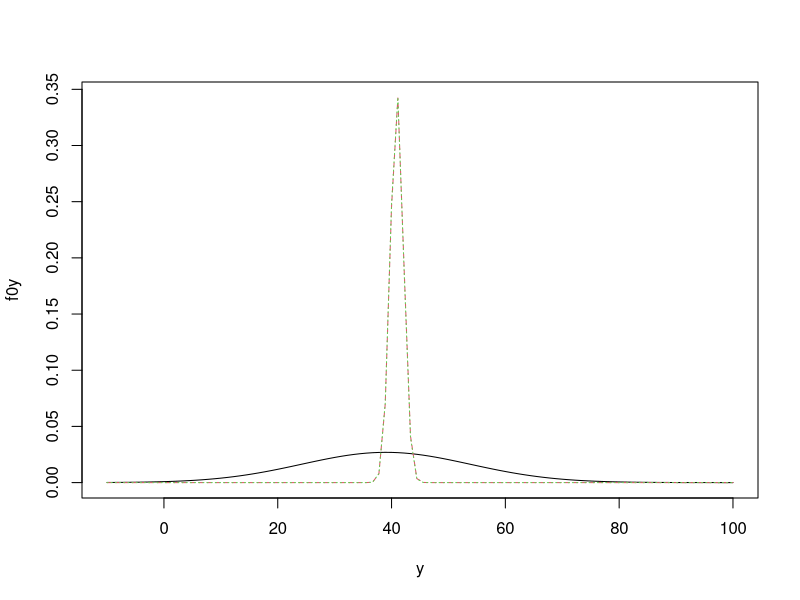
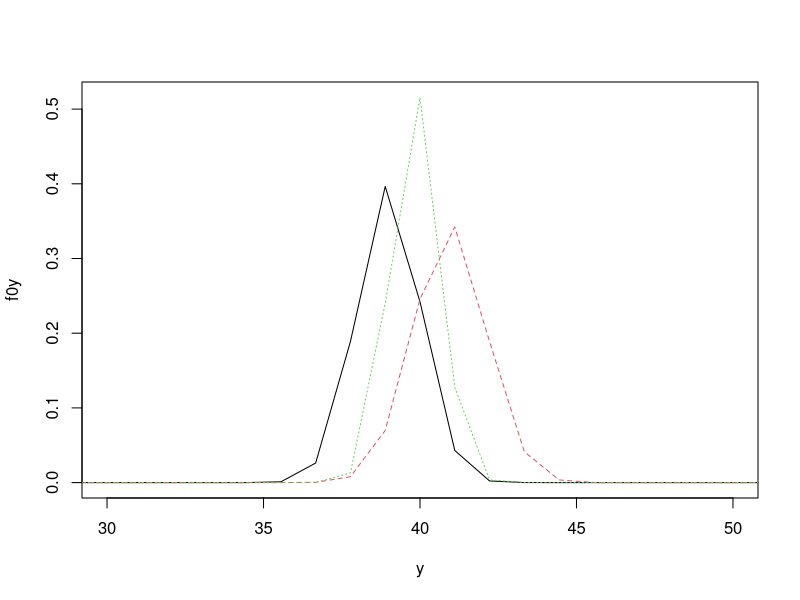
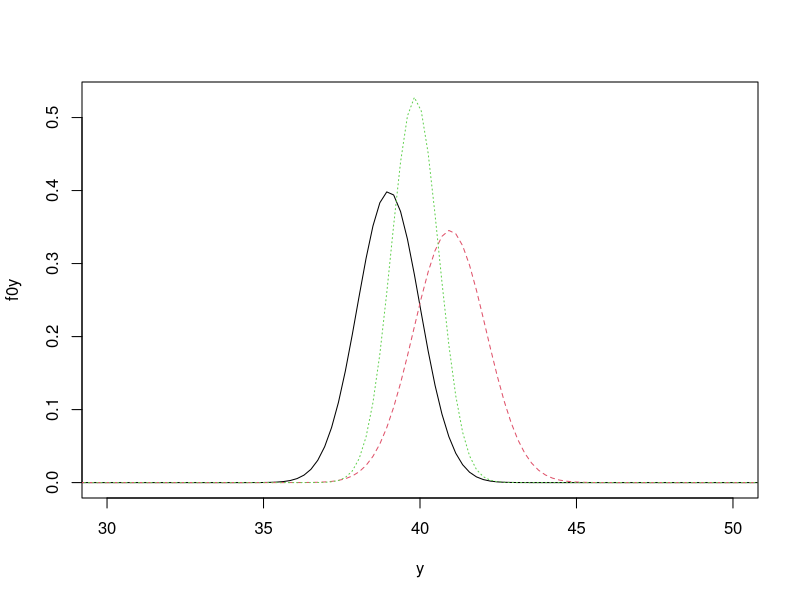
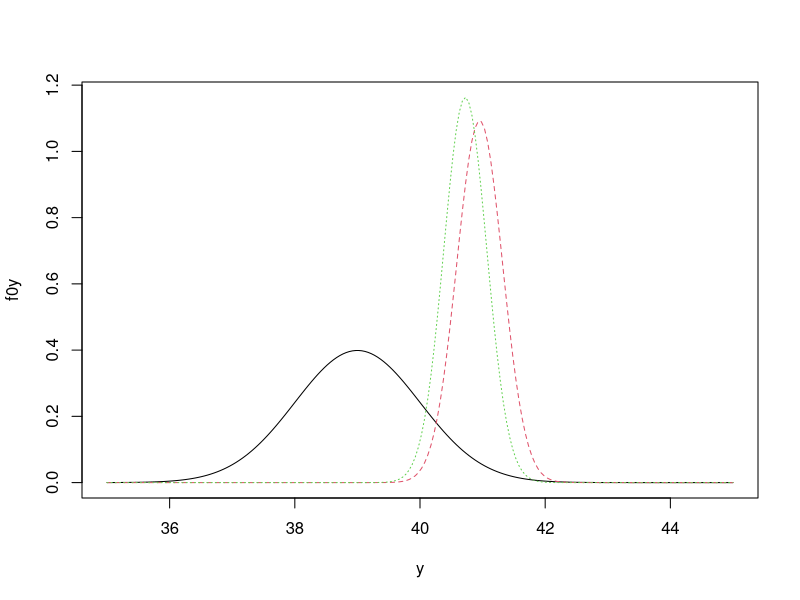
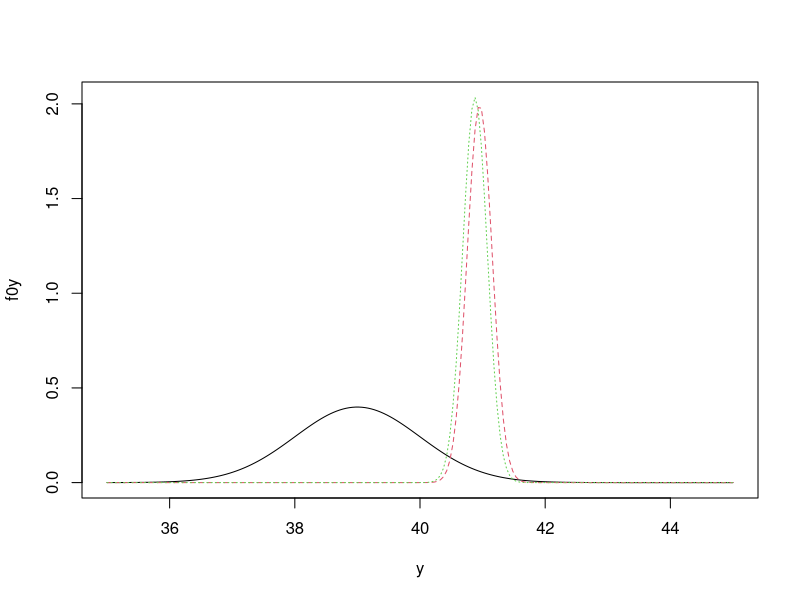
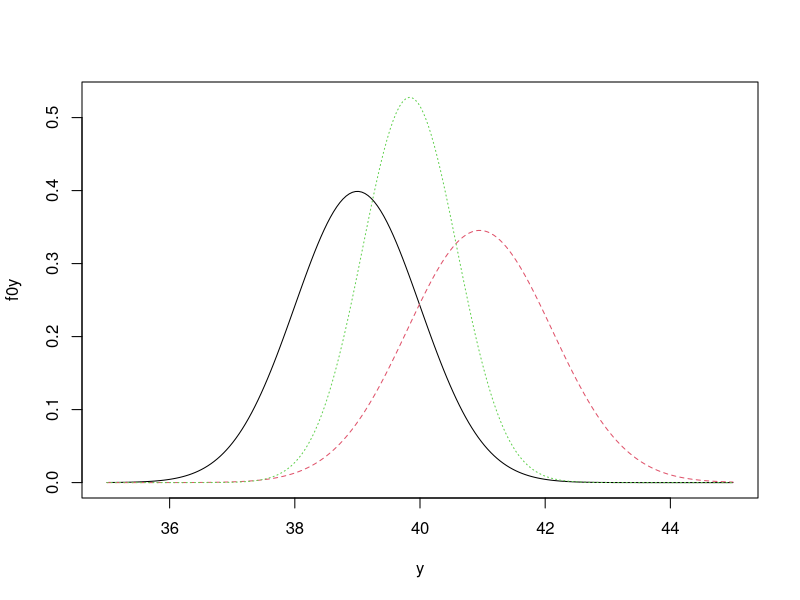
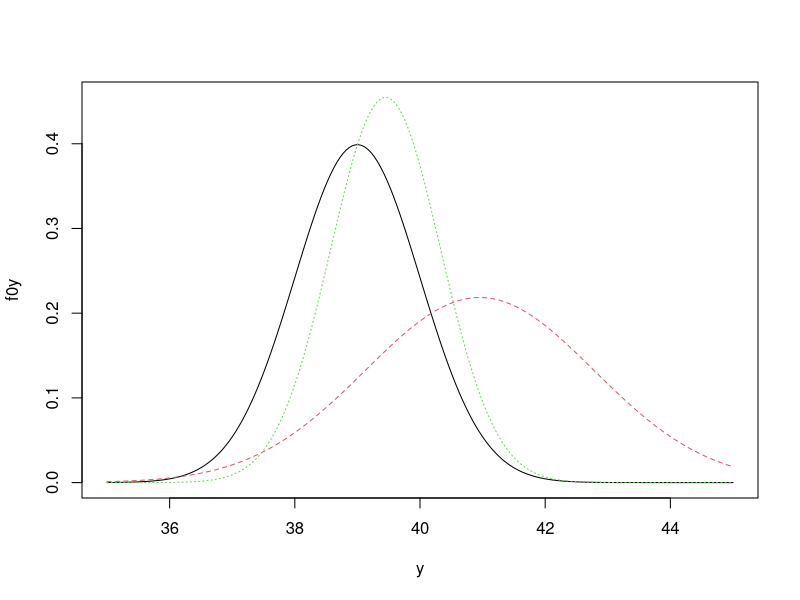
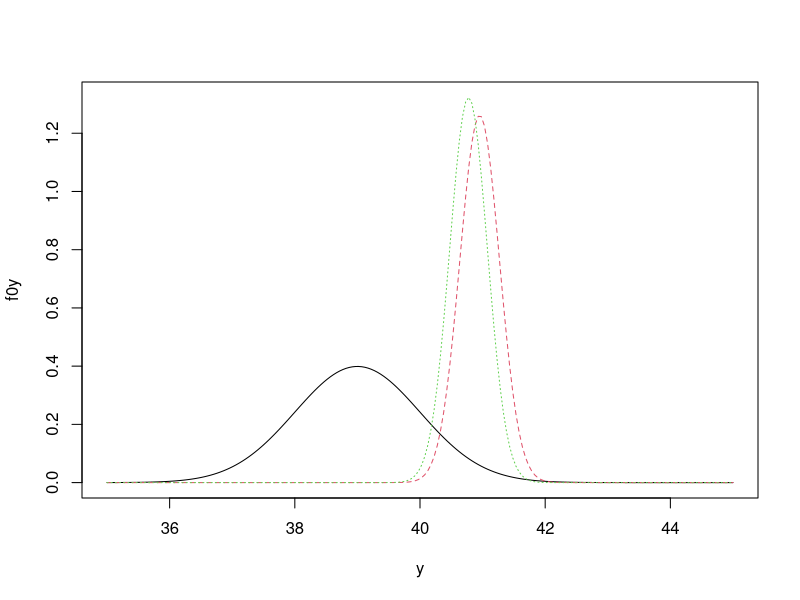

The R script that drew these images, in order:
## ---- chunk 1
# Datos
xbar<-40.9533
sig2<-4
n<-3
# Distribución inicial del parámetro theta
th0<-39
sig20<-219.47
# Area de graficación
y<-seq(-10,100,,100)
# Armo la normal de theta, centrada en theta0=39 y varianza=219.47
f0y<-dnorm(y,th0,sqrt(sig20))
# Armo la normal de los datos - verosimilitud -, en este caso son 3, centrada en xbar=40.9533 y varianza=4
liky<-dnorm(y,xbar,sqrt(sig2/n))
# Armo la distribución final conjugada tomando la base de la inicial con los datos
sig21<-1/(n/sig2+1/sig20)
th1<-sig21*(n/sig2*xbar+th0/sig20)
f1y<-dnorm(y,th1,sqrt(sig21))

# Grafico las 3 juntas
ymax<-max(f0y,liky,f1y)
plot(y,f0y,ylim=c(0,ymax),type="l")
lines(y,liky,lty=2,col=2)
lines(y,f1y,lty=3,col=3)
## ---- chunk 2
# Datos
xbar<-40.9533
sig2<-4
n<-3
# Distribución inicial del parámetro theta
th0<-39
sig20<-1
# Area de graficación
y<-seq(-10,100,,100)
# Armo la normal de theta, centrada en theta0=39 y varianza=1
f0y<-dnorm(y,th0,sqrt(sig20))
# Armo la normal de los datos - verosimilitud -, en este caso son 3, centrada en xbar=40.9533 y varianza=4
liky<-dnorm(y,xbar,sqrt(sig2/n))
# Armo la distribución final conjugada tomando la base de la inicial con los datos
sig21<-1/(n/sig2+1/sig20)
th1<-sig21*(n/sig2*xbar+th0/sig20)
f1y<-dnorm(y,th1,sqrt(sig21))

# Grafico las 3 juntas
ymax<-max(f0y,liky,f1y)
plot(y,f0y,ylim=c(0,ymax),type="l",xlim=c(30,50))
lines(y,liky,lty=2,col=2)
lines(y,f1y,lty=3,col=3)
## ---- chunk 3
# Datos
xbar<-40.9533
sig2<-4
n<-3
# Distribución inicial del parámetro theta
th0<-39
sig20<-1
# Area de graficación
y<-seq(-10,100,,500)
# Armo la normal de theta, centrada en theta0=39 y varianza=1
f0y<-dnorm(y,th0,sqrt(sig20))
# Armo la normal de los datos - verosimilitud -, en este caso son 3, centrada en xbar=40.9533 y varianza=4
liky<-dnorm(y,xbar,sqrt(sig2/n))
# Armo la distribución final conjugada tomando la base de la inicial con los datos
sig21<-1/(n/sig2+1/sig20)
th1<-sig21*(n/sig2*xbar+th0/sig20)
f1y<-dnorm(y,th1,sqrt(sig21))

# Grafico las 3 juntas
ymax<-max(f0y,liky,f1y)
plot(y,f0y,ylim=c(0,ymax),type="l",xlim=c(30,50))
lines(y,liky,lty=2,col=2)
lines(y,f1y,lty=3,col=3)
## ---- chunk 4
# Datos
xbar<-40.9533
sig2<-4
n<-30
# Distribución inicial del parámetro theta
th0<-39
sig20<-1
# Area de graficación
y<-seq(35,45,,200)
# Armo la normal de theta, centrada en theta0=39 y varianza=1
f0y<-dnorm(y,th0,sqrt(sig20))
# Armo la normal de los datos - verosimilitud -, en este caso son 30, centrada en xbar=40.9533 y varianza=4
liky<-dnorm(y,xbar,sqrt(sig2/n))
# Armo la distribución final conjugada tomando la base de la inicial con los datos
sig21<-1/(n/sig2+1/sig20)
th1<-sig21*(n/sig2*xbar+th0/sig20)
f1y<-dnorm(y,th1,sqrt(sig21))

# Grafico las 3 juntas
ymax<-max(f0y,liky,f1y)
plot(y,f0y,ylim=c(0,ymax),type="l")
lines(y,liky,lty=2,col=2)
lines(y,f1y,lty=3,col=3)
## ---- chunk 5
# Datos
xbar<-40.9533
sig2<-4
n<-100
# Distribución inicial del parámetro theta
th0<-39
sig20<-1
# Area de graficación
y<-seq(35,45,,200)
# Armo la normal de theta, centrada en theta0=39 y varianza=1
f0y<-dnorm(y,th0,sqrt(sig20))
# Armo la normal de los datos - verosimilitud -, en este caso son 30, centrada en xbar=40.9533 y varianza=4
liky<-dnorm(y,xbar,sqrt(sig2/n))
# Armo la distribución final conjugada tomando la base de la inicial con los datos
sig21<-1/(n/sig2+1/sig20)
th1<-sig21*(n/sig2*xbar+th0/sig20)
f1y<-dnorm(y,th1,sqrt(sig21))

# Grafico las 3 juntas
ymax<-max(f0y,liky,f1y)
plot(y,f0y,ylim=c(0,ymax),type="l")
lines(y,liky,lty=2,col=2)
lines(y,f1y,lty=3,col=3)
## ---- chunk 6
# Datos
xbar<-40.9533
sig2<-4
n<-3
# Distribución inicial del parámetro theta
th0<-39
sig20<-1
# Area de graficación
y<-seq(35,45,,200)
# Armo la normal de theta, centrada en theta0=39 y varianza=1
f0y<-dnorm(y,th0,sqrt(sig20))
# Armo la normal de los datos - verosimilitud -, en este caso son 30, centrada en xbar=40.9533 y varianza=4
liky<-dnorm(y,xbar,sqrt(sig2/n))
# Armo la distribución final conjugada tomando la base de la inicial con los datos
sig21<-1/(n/sig2+1/sig20)
th1<-sig21*(n/sig2*xbar+th0/sig20)
f1y<-dnorm(y,th1,sqrt(sig21))

# Grafico las 3 juntas
ymax<-max(f0y,liky,f1y)
plot(y,f0y,ylim=c(0,ymax),type="l")
lines(y,liky,lty=2,col=2)
lines(y,f1y,lty=3,col=3)
## ---- chunk 7
# Datos
xbar<-40.9533
sig2<-10
n<-3
# Distribución inicial del parámetro theta
th0<-39
sig20<-1
# Area de graficación
y<-seq(35,45,,200)
# Armo la normal de theta, centrada en theta0=39 y varianza=1
f0y<-dnorm(y,th0,sqrt(sig20))
# Armo la normal de los datos - verosimilitud -, en este caso son 30, centrada en xbar=40.9533 y varianza=4
liky<-dnorm(y,xbar,sqrt(sig2/n))
# Armo la distribución final conjugada tomando la base de la inicial con los datos
sig21<-1/(n/sig2+1/sig20)
th1<-sig21*(n/sig2*xbar+th0/sig20)
f1y<-dnorm(y,th1,sqrt(sig21))

# Grafico las 3 juntas
ymax<-max(f0y,liky,f1y)
plot(y,f0y,ylim=c(0,ymax),type="l")
lines(y,liky,lty=2,col=2)
lines(y,f1y,lty=3,col=3)
## ---- chunk 8
# Datos
xbar<-40.9533
sig2<-10
n<-100
# Distribución inicial del parámetro theta
th0<-39
sig20<-1
# Area de graficación
y<-seq(35,45,,200)
# Armo la normal de theta, centrada en theta0=39 y varianza=1
f0y<-dnorm(y,th0,sqrt(sig20))
# Armo la normal de los datos - verosimilitud -, en este caso son 30, centrada en xbar=40.9533 y varianza=4
liky<-dnorm(y,xbar,sqrt(sig2/n))
# Armo la distribución final conjugada tomando la base de la inicial con los datos
sig21<-1/(n/sig2+1/sig20)
th1<-sig21*(n/sig2*xbar+th0/sig20)
f1y<-dnorm(y,th1,sqrt(sig21))

# Grafico las 3 juntas
ymax<-max(f0y,liky,f1y)
plot(y,f0y,ylim=c(0,ymax),type="l")
lines(y,liky,lty=2,col=2)
lines(y,f1y,lty=3,col=3)
